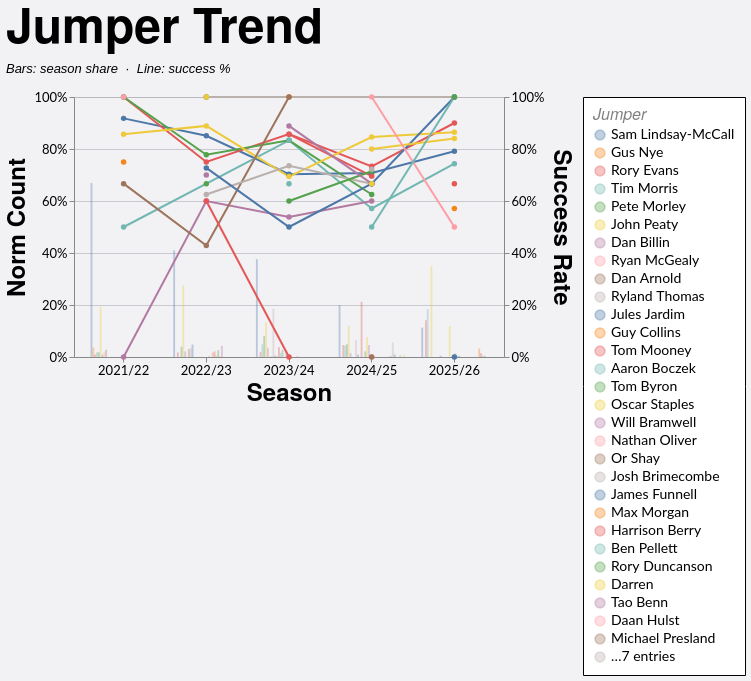

Specify this chart in Vega-Lite:
### Vega-Lite specification from a JSON file in a GitHub repository (floating-point values rounded to 4 significant figures; data arrays with more than 128 entries replaced by an {"elided": "..."} marker saying what was removed)
{"config": {"axis": {"labelFont": "Lato, sans-serif", "titleFont": "PT Sans Narrow, Helvetica Neue, Helvetica, Arial, sans-serif", "labelFontSize": 13, "titleFontSize": 24, "gridColor": "#202947", "gridOpacity": 0.2}, "header": {"labelFont": "PT Sans Narrow, Helvetica Neue, Helvetica, Arial, sans-serif", "titleFont": "PT Sans Narrow, Helvetica Neue, Helvetica, Arial, sans-serif", "labelFontSize": 24, "titleFontSize": 28, "labelFontWeight": "bold", "orient": "left"}, "legend": {"labelFont": "Lato, sans-serif", "titleFont": "PT Sans Narrow, Helvetica Neue, Helvetica, Arial, sans-serif", "labelFontSize": 14, "titleFontSize": 16, "titlePadding": 5, "fillColor": "white", "strokeColor": "black", "padding": 10, "titleFontWeight": "lighter", "titleFontStyle": "italic", "titleColor": "gray", "offset": 10}, "title": {"font": "PT Sans Narrow, Helvetica Neue, Helvetica, Arial, sans-serif", "fontSize": 48, "fontWeight": "bold", "anchor": "start", "align": "center", "titlePadding": 20, "subtitlePadding": 10, "subtitleFontSize": 13, "subtitleColor": "", "subtitleFontStyle": "italic", "offset": 15, "color": "black"}, "axisX": {"labelAngle": 0}, "facet": {"title": null, "header": null, "align": {"row": "each", "column": "each"}}, "resolve": {"scale": {"y": "independent", "facet": "independent"}}, "background": "#f2f1f4"}, "layer": [{"mark": {"type": "bar", "opacity": 0.35}, "encoding": {"color": {"field": "jumper", "sort": null, "title": "Jumper", "type": "nominal"}, "tooltip": [{"field": "season", "title": "Season", "type": "nominal"}, {"field": "jumper", "title": "Jumper", "type": "nominal"}, {"field": "won", "format": ",.0f", "title": "Won", "type": "quantitative"}, {"field": "attempts", "format": ",.0f", "title": "Attempts", "type": "quantitative"}, {"field": "norm_count", "format": ".1%", "title": "Norm Count", "type": "quantitative"}, {"field": "success_rate", "format": ".1%", "title": "Success Rate", "type": "quantitative"}], "x": {"field": "season", "sort": ["2021/22", "2022/23", "2023/24", "2024/25", "2025/26"], "title": "Season", "type": "nominal"}, "xOffset": {"field": "jumper", "sort": null, "type": "nominal"}, "y": {"axis": {"format": "%", "orient": "left"}, "field": "norm_count", "scale": {"domain": [0, 1]}, "title": "Norm Count", "type": "quantitative"}}, "transform": [{"filter": "(loSquad == 'All' || datum.squad == loSquad) && (loGameType == 'All' || (loGameType == 'League + Cup' && (datum.game_type == 'League' || datum.game_type == 'Cup')) || (loGameType == 'League only' && datum.game_type == 'League') || datum.game_type == loGameType) && (loOpposition == 'All' || datum.opposition == loOpposition) && (loThrower == 'All' || datum.thrower == loThrower) && (loJumper == 'All' || datum.jumper == loJumper) && (loArea == 'All' || datum.area == loArea) && (loNumbers == 'All' || datum.numbers == loNumbers) && (loCallType == 'All' || datum.call_type == loCallType)"}, {"aggregate": [{"op": "count", "as": "attempts"}, {"op": "sum", "field": "won", "as": "won"}], "groupby": ["season", "jumper"]}, {"joinaggregate": [{"op": "sum", "field": "attempts", "as": "season_attempts"}], "groupby": ["season"]}, {"calculate": "datum.attempts / datum.season_attempts", "as": "norm_count"}, {"calculate": "datum.won / datum.attempts", "as": "success_rate"}]}, {"mark": {"type": "line", "point": true, "strokeWidth": 2}, "encoding": {"color": {"field": "jumper", "sort": null, "title": "Jumper", "type": "nominal"}, "detail": {"field": "jumper", "type": "nominal"}, "tooltip": [{"field": "season", "title": "Season", "type": "nominal"}, {"field": "jumper", "title": "Jumper", "type": "nominal"}, {"field": "won", "format": ",.0f", "title": "Won", "type": "quantitative"}, {"field": "attempts", "format": ",.0f", "title": "Attempts", "type": "quantitative"}, {"field": "norm_count", "format": ".1%", "title": "Norm Count", "type": "quantitative"}, {"field": "success_rate", "format": ".1%", "title": "Success Rate", "type": "quantitative"}], "x": {"field": "season", "sort": ["2021/22", "2022/23", "2023/24", "2024/25", "2025/26"], "title": "Season", "type": "nominal"}, "y": {"axis": {"format": "%", "orient": "right"}, "field": "success_rate", "scale": {"domain": [0, 1]}, "title": "Success Rate", "type": "quantitative"}}, "transform": [{"filter": "(loSquad == 'All' || datum.squad == loSquad) && (loGameType == 'All' || (loGameType == 'League + Cup' && (datum.game_type == 'League' || datum.game_type == 'Cup')) || (loGameType == 'League only' && datum.game_type == 'League') || datum.game_type == loGameType) && (loOpposition == 'All' || datum.opposition == loOpposition) && (loThrower == 'All' || datum.thrower == loThrower) && (loJumper == 'All' || datum.jumper == loJumper) && (loArea == 'All' || datum.area == loArea) && (loNumbers == 'All' || datum.numbers == loNumbers) && (loCallType == 'All' || datum.call_type == loCallType)"}, {"aggregate": [{"op": "count", "as": "attempts"}, {"op": "sum", "field": "won", "as": "won"}], "groupby": ["season", "jumper"]}, {"joinaggregate": [{"op": "sum", "field": "attempts", "as": "season_attempts"}], "groupby": ["season"]}, {"calculate": "datum.attempts / datum.season_attempts", "as": "norm_count"}, {"calculate": "datum.won / datum.attempts", "as": "success_rate"}]}], "data": {"name": "data-59bc52db6a970b6c64ce397bd37ae18f"}, "height": 260, "params": [{"name": "loSquad", "value": "All"}, {"name": "loSeason", "value": "All"}, {"name": "loGameType", "value": "All"}, {"name": "loOpposition", "value": "All"}, {"name": "loThrower", "value": "All"}, {"name": "loJumper", "value": "All"}, {"name": "loArea", "value": "All"}, {"name": "loNumbers", "value": "All"}, {"name": "loCallType", "value": "All"}], "resolve": {"scale": {"y": "independent"}}, "title": {"text": "Jumper Trend", "subtitle": "Bars: season share  ·  Line: success %"}, "width": 430, "$schema": "https://vega.github.io/schema/vega-lite/v5.20.1.json", "datasets": {"data-59bc52db6a970b6c64ce397bd37ae18f": {"elided": "1242 records"}}}
